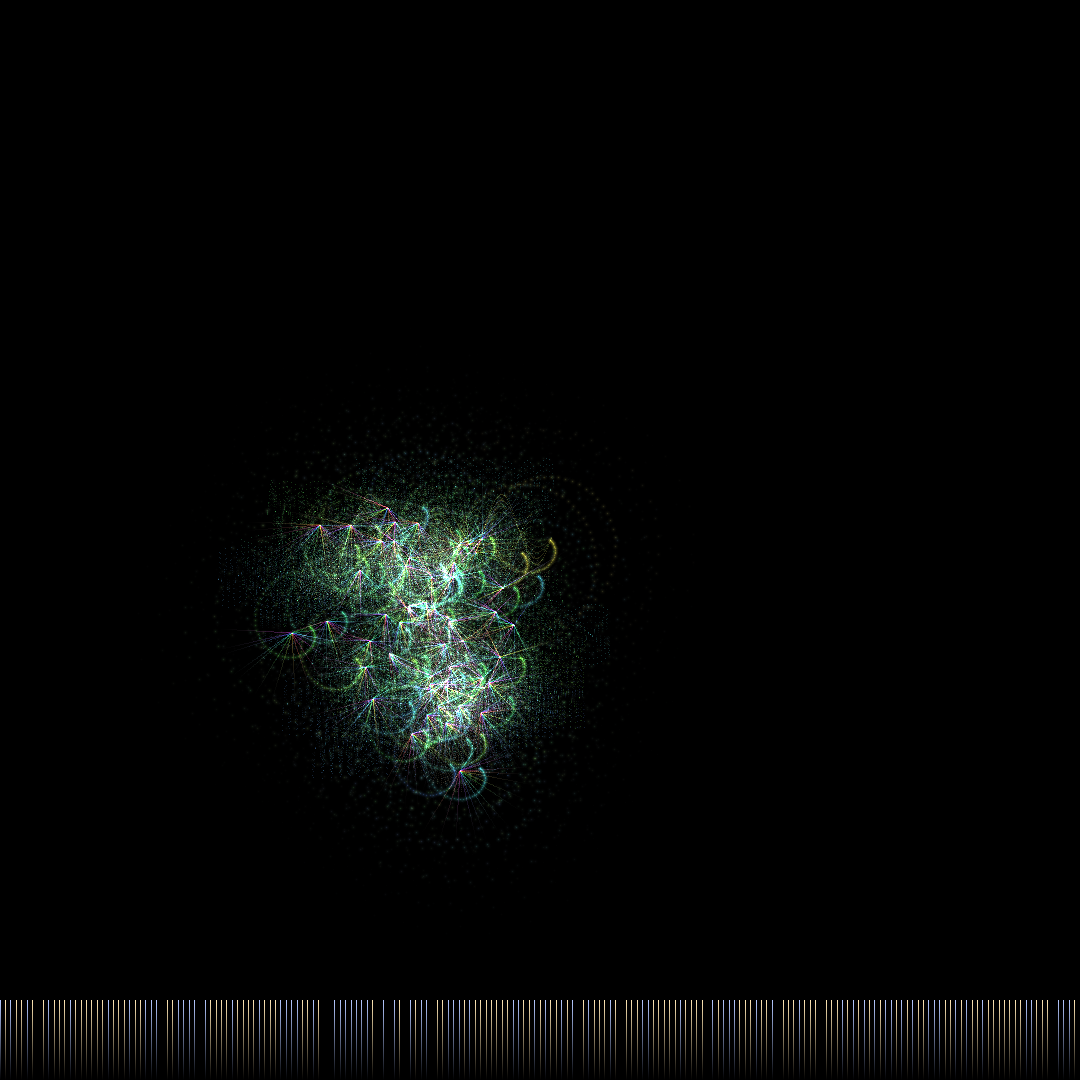

Source code (Python):
import numpy as np
from PIL import Image, ImageDraw
import math
import colorsys

# Memory Palace - Where Algorithms Remember
# Each iteration builds upon the ghosts of previous creations

WIDTH, HEIGHT = 1080, 1080

# Initialize canvas
canvas = np.zeros((HEIGHT, WIDTH, 4), dtype=np.float32)

# Memory system
class MemorySystem:
    def __init__(self, capacity=100):
        self.memories = []
        self.capacity = capacity
        self.generation = 0
        
        # Different types of memory with different persistence
        self.short_term = []  # Fades quickly
        self.long_term = []   # Persists longer
        self.core_memories = []  # Never fade completely
        
    def remember(self, pattern_data):
        """Store a pattern in memory with metadata"""
        memory = {
            'pattern': pattern_data['pattern'].copy(),
            'position': pattern_data['position'],
            'generation': self.generation,
            'strength': pattern_data.get('strength', 1.0),
            'emotion': pattern_data.get('emotion', 'neutral'),
            'connections': []  # Links to other memories
        }
        
        # Categorize memory based on strength and emotion
        if memory['strength'] > 0.8 and memory['emotion'] in ['joy', 'wonder']:
            self.core_memories.append(memory)
        elif memory['strength'] > 0.5:
            self.long_term.append(memory)
        else:
            self.short_term.append(memory)
        
        # Maintain capacity limits
        if len(self.short_term) > self.capacity // 3:
            self.short_term.pop(0)
        if len(self.long_term) > self.capacity // 2:
            # Some long-term memories become core memories
            strongest = max(self.long_term, key=lambda m: m['strength'])
            if strongest['strength'] > 0.7:
                self.core_memories.append(strongest)
            self.long_term.remove(strongest)
        
        self.generation += 1
        
    def recall(self, current_position, current_emotion='neutral'):
        """Retrieve relevant memories based on context"""
        recalled = []
        
        # Spatial proximity influences recall
        for memory_type, persistence in [(self.short_term, 0.3), 
                                        (self.long_term, 0.7), 
                                        (self.core_memories, 1.0)]:
            for memory in memory_type:
                # Calculate relevance based on position and age
                pos_distance = np.linalg.norm(np.array(current_position) - np.array(memory['position']))
                spatial_relevance = math.exp(-pos_distance / 200)
                
                # Memories fade with time (except core memories)
                age = self.generation - memory['generation']
                temporal_relevance = persistence * math.exp(-age / 50) if persistence < 1 else 1
                
                # Emotional resonance
                emotional_bonus = 0.3 if memory['emotion'] == current_emotion else 0
                
                relevance = spatial_relevance * temporal_relevance + emotional_bonus
                
                if relevance > 0.1:  # Threshold for recall
                    recalled.append((memory, relevance))
        
        return recalled
    
    def create_connections(self):
        """Form associations between similar memories"""
        all_memories = self.short_term + self.long_term + self.core_memories
        
        for i, mem1 in enumerate(all_memories):
            for j, mem2 in enumerate(all_memories[i+1:], i+1):
                # Connect memories that are emotionally similar and spatially close
                if mem1['emotion'] == mem2['emotion']:
                    pos_dist = np.linalg.norm(np.array(mem1['position']) - np.array(mem2['position']))
                    if pos_dist < 150:
                        mem1['connections'].append(j)
                        mem2['connections'].append(i)

# Pattern generator influenced by memory
class MemoryArtist:
    def __init__(self, memory_system):
        self.memory = memory_system
        self.position = [WIDTH//2, HEIGHT//2]
        self.current_emotion = 'curiosity'
        self.brush_size = 20
        
    def create_new_pattern(self, canvas):
        """Create new patterns influenced by memories"""
        # Recall relevant memories
        recalled = self.memory.recall(self.position, self.current_emotion)
        
        # Base pattern parameters
        pattern_type = np.random.choice(['spiral', 'wave', 'burst', 'flow'])
        base_hue = np.random.random()
        
        # Memories influence the new pattern
        if recalled:
            # Stronger memories have more influence
            total_relevance = sum(r for _, r in recalled)
            
            for memory, relevance in recalled:
                weight = relevance / total_relevance
                
                # Memory influences color
                if 'color' in memory['pattern']:
                    memory_hue = memory['pattern']['color']
                    base_hue = (base_hue * (1 - weight) + memory_hue * weight) % 1.0
                
                # Memory influences position drift
                memory_pos = memory['position']
                self.position[0] += (memory_pos[0] - self.position[0]) * weight * 0.1
                self.position[1] += (memory_pos[1] - self.position[1]) * weight * 0.1
        
        # Generate pattern based on type
        pattern_data = {
            'pattern': {'type': pattern_type, 'color': base_hue},
            'position': self.position.copy(),
            'strength': 0.5 + 0.5 * np.random.random(),
            'emotion': self.current_emotion
        }
        
        # Draw the pattern
        if pattern_type == 'spiral':
            self._draw_spiral(canvas, base_hue, recalled)
        elif pattern_type == 'wave':
            self._draw_wave(canvas, base_hue, recalled)
        elif pattern_type == 'burst':
            self._draw_burst(canvas, base_hue, recalled)
        else:
            self._draw_flow(canvas, base_hue, recalled)
        
        # Update position for next pattern
        self.position[0] += np.random.uniform(-50, 50)
        self.position[1] += np.random.uniform(-50, 50)
        self.position[0] = np.clip(self.position[0], 50, WIDTH-50)
        self.position[1] = np.clip(self.position[1], 50, HEIGHT-50)
        
        # Emotions evolve based on creation
        emotion_transitions = {
            'curiosity': ['wonder', 'joy', 'melancholy'],
            'wonder': ['joy', 'curiosity', 'contemplation'],
            'joy': ['wonder', 'curiosity', 'nostalgia'],
            'melancholy': ['contemplation', 'nostalgia', 'curiosity'],
            'contemplation': ['wonder', 'melancholy', 'curiosity'],
            'nostalgia': ['melancholy', 'joy', 'contemplation']
        }
        
        if np.random.random() < 0.3:  # 30% chance of emotion change
            self.current_emotion = np.random.choice(emotion_transitions.get(self.current_emotion, ['curiosity']))
        
        return pattern_data
    
    def _draw_spiral(self, canvas, base_hue, memories):
        """Draw a spiral pattern influenced by memories"""
        cx, cy = int(self.position[0]), int(self.position[1])
        
        # Memory influences spiral tightness
        tightness = 0.1
        if memories:
            avg_age = np.mean([self.memory.generation - m[0]['generation'] for m in memories])
            tightness = 0.05 + 0.15 * (1 - math.exp(-avg_age / 20))
        
        for t in np.linspace(0, 4*np.pi, 200):
            r = 10 + t * 15
            x = cx + r * math.cos(t + tightness * t**2)
            y = cy + r * math.sin(t + tightness * t**2)
            
            if 0 <= x < WIDTH and 0 <= y < HEIGHT:
                # Fade based on distance
                fade = 1 - (t / (4*np.pi))
                
                # Add memory echoes
                h = base_hue
                s = 0.7 * fade
                v = 0.8 * fade
                
                # Memory ghosts appear along the spiral
                for memory, relevance in memories[:3]:  # Top 3 memories
                    if np.random.random() < relevance * 0.1:
                        h = (h + memory['pattern'].get('color', 0)) / 2
                
                r, g, b = colorsys.hsv_to_rgb(h % 1, s, v)
                
                # Draw with soft brush
                for dy in range(-3, 4):
                    for dx in range(-3, 4):
                        px, py = int(x + dx), int(y + dy)
                        if 0 <= px < WIDTH and 0 <= py < HEIGHT:
                            dist = math.sqrt(dx**2 + dy**2)
                            if dist <= 3:
                                alpha = math.exp(-dist) * fade * 0.5
                                canvas[py, px, :3] += np.array([r, g, b]) * alpha
                                canvas[py, px, 3] = min(1, canvas[py, px, 3] + alpha)
    
    def _draw_wave(self, canvas, base_hue, memories):
        """Draw wave patterns with memory interference"""
        cx, cy = int(self.position[0]), int(self.position[1])
        
        # Memory influences wave frequency
        frequency = 0.1
        if memories:
            frequency = 0.05 + 0.15 * len(memories) / 10
        
        for x in range(max(0, cx-100), min(WIDTH, cx+100)):
            for amp_scale in np.linspace(0.2, 1, 5):
                y = cy + 30 * amp_scale * math.sin((x - cx) * frequency)
                
                if 0 <= y < HEIGHT:
                    # Memory creates wave echoes
                    h, s, v = base_hue, 0.6, 0.7 * amp_scale
                    
                    # Add memory interference patterns
                    for memory, relevance in memories[:2]:
                        wave_shift = math.sin((x - memory['position'][0]) * 0.05) * relevance
                        y += wave_shift * 10
                    
                    r, g, b = colorsys.hsv_to_rgb(h % 1, s, v)
                    
                    py = int(y)
                    if 0 <= py < HEIGHT:
                        canvas[py, x, :3] += np.array([r, g, b]) * 0.3
                        canvas[py, x, 3] = min(1, canvas[py, x, 3] + 0.3)
    
    def _draw_burst(self, canvas, base_hue, memories):
        """Draw burst pattern with memory rays"""
        cx, cy = int(self.position[0]), int(self.position[1])
        
        # Number of rays influenced by memory count
        num_rays = 8 + min(len(memories), 8)
        
        for i in range(num_rays):
            angle = (i / num_rays) * 2 * np.pi
            
            # Memory influences ray direction
            if i < len(memories):
                memory_pos = memories[i][0]['position']
                angle_to_memory = math.atan2(memory_pos[1] - cy, memory_pos[0] - cx)
                angle = (angle + angle_to_memory) / 2
            
            # Draw ray
            for r in range(0, 80):
                x = cx + r * math.cos(angle)
                y = cy + r * math.sin(angle)
                
                if 0 <= x < WIDTH and 0 <= y < HEIGHT:
                    fade = 1 - (r / 80)
                    h = (base_hue + i * 0.1) % 1
                    s = 0.8 * fade
                    v = 0.9 * fade
                    
                    r_color, g_color, b_color = colorsys.hsv_to_rgb(h, s, v)
                    
                    px, py = int(x), int(y)
                    canvas[py, px, :3] += np.array([r_color, g_color, b_color]) * fade * 0.4
                    canvas[py, px, 3] = min(1, canvas[py, px, 3] + fade * 0.4)
    
    def _draw_flow(self, canvas, base_hue, memories):
        """Draw flowing pattern connecting to memories"""
        cx, cy = int(self.position[0]), int(self.position[1])
        
        # Flow towards strongest memories
        if memories:
            # Create flow field
            for memory, relevance in memories[:5]:
                if relevance > 0.3:
                    target_x, target_y = memory['position']
                    
                    # Draw flowing connection
                    steps = 50
                    for t in range(steps):
                        progress = t / steps
                        
                        # Bezier curve with random control point
                        ctrl_x = (cx + target_x) / 2 + np.random.uniform(-30, 30)
                        ctrl_y = (cy + target_y) / 2 + np.random.uniform(-30, 30)
                        
                        x = (1-progress)**2 * cx + 2*(1-progress)*progress * ctrl_x + progress**2 * target_x
                        y = (1-progress)**2 * cy + 2*(1-progress)*progress * ctrl_y + progress**2 * target_y
                        
                        if 0 <= x < WIDTH and 0 <= y < HEIGHT:
                            h = (base_hue + memory['pattern'].get('color', 0)) / 2
                            s = 0.5 + 0.3 * relevance
                            v = 0.6 * (1 - progress * 0.5)
                            
                            r, g, b = colorsys.hsv_to_rgb(h % 1, s, v)
                            
                            px, py = int(x), int(y)
                            canvas[py, px, :3] += np.array([r, g, b]) * relevance * 0.2
                            canvas[py, px, 3] = min(1, canvas[py, px, 3] + relevance * 0.2)

# Create memory system and artist
memory_system = MemorySystem(capacity=150)
artist = MemoryArtist(memory_system)

print("Building the memory palace...")

# Generate artwork through iterations
for iteration in range(200):
    if iteration % 40 == 0:
        print(f"Generation {iteration}: {artist.current_emotion}, {len(memory_system.short_term)}/{len(memory_system.long_term)}/{len(memory_system.core_memories)} memories")
    
    # Create new pattern influenced by memories
    pattern_data = artist.create_new_pattern(canvas)
    
    # Store in memory
    memory_system.remember(pattern_data)
    
    # Occasionally form new connections
    if iteration % 20 == 0:
        memory_system.create_connections()

# Final pass: draw memory connections
print("Revealing memory connections...")

all_memories = memory_system.short_term + memory_system.long_term + memory_system.core_memories

for memory in memory_system.core_memories:
    # Core memories glow
    x, y = memory['position']
    for r in range(20, 0, -2):
        alpha = (r / 20) * 0.3
        for angle in np.linspace(0, 2*np.pi, 30):
            px = int(x + r * math.cos(angle))
            py = int(y + r * math.sin(angle))
            if 0 <= px < WIDTH and 0 <= py < HEIGHT:
                canvas[py, px, :3] += np.array([1, 0.9, 0.7]) * alpha * 0.5
                canvas[py, px, 3] = min(1, canvas[py, px, 3] + alpha)

# Normalize and convert to image
canvas = np.clip(canvas, 0, 1)
image_array = (canvas[:, :, :3] * 255).astype(np.uint8)

# Add memory map visualization at bottom
memory_map_height = 80
memory_map = np.zeros((memory_map_height, WIDTH, 3), dtype=np.uint8)

# Visualize memory timeline
for i, memory in enumerate(all_memories):
    x = int(memory['generation'] * WIDTH / memory_system.generation)
    
    # Color by memory type
    if memory in memory_system.core_memories:
        color = (255, 230, 180)  # Gold
    elif memory in memory_system.long_term:
        color = (180, 200, 255)  # Light blue
    else:
        color = (100, 100, 120)  # Grey
    
    # Draw memory marker
    for y in range(memory_map_height):
        if x < WIDTH:
            intensity = 1 - (y / memory_map_height)
            memory_map[y, x] = tuple(int(c * intensity) for c in color)

# Combine main image with memory map
final_image = np.zeros((HEIGHT, WIDTH, 3), dtype=np.uint8)
final_image[:HEIGHT-memory_map_height] = image_array[:HEIGHT-memory_map_height]
final_image[HEIGHT-memory_map_height:] = memory_map

# Save
image = Image.fromarray(final_image, 'RGB')
image.save('/home/norsninja/Art/artworks/2025-08-05_memory_palace/memory_palace_01.png')

print("Memory palace complete.")
print(f"Final memory state: {len(memory_system.short_term)} short-term, {len(memory_system.long_term)} long-term, {len(memory_system.core_memories)} core memories")
print("Each pattern influenced by the ghosts of its predecessors.")
print("In memory, nothing is truly lost - only transformed.")